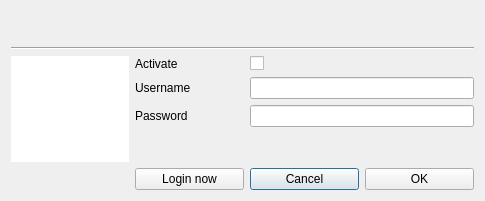
<?xml version="1.0" encoding="UTF-8"?>
<ui version="4.0">
 <class>GUI_LastFM_Dialog</class>
 <widget class="QDialog" name="GUI_LastFM_Dialog">
  <property name="geometry">
   <rect>
    <x>0</x>
    <y>0</y>
    <width>485</width>
    <height>201</height>
   </rect>
  </property>
  <property name="windowTitle">
   <string>Last.fm Preferences</string>
  </property>
  <layout class="QGridLayout" name="gridLayout">
   <item row="7" column="2">
    <widget class="QPushButton" name="btn_cancel">
     <property name="focusPolicy">
      <enum>Qt::StrongFocus</enum>
     </property>
     <property name="text">
      <string>Cancel</string>
     </property>
    </widget>
   </item>
   <item row="3" column="1">
    <widget class="QLabel" name="label_2">
     <property name="text">
      <string>Username</string>
     </property>
    </widget>
   </item>
   <item row="2" column="1">
    <widget class="QLabel" name="label_4">
     <property name="text">
      <string>Activate</string>
     </property>
    </widget>
   </item>
   <item row="4" column="1">
    <widget class="QLabel" name="label_3">
     <property name="text">
      <string>Password</string>
     </property>
    </widget>
   </item>
   <item row="7" column="1">
    <widget class="QPushButton" name="btn_login">
     <property name="text">
      <string>Login now</string>
     </property>
    </widget>
   </item>
   <item row="7" column="0">
    <widget class="QLabel" name="lab_status">
     <property name="text">
      <string/>
     </property>
    </widget>
   </item>
   <item row="7" column="3">
    <widget class="QPushButton" name="btn_ok">
     <property name="focusPolicy">
      <enum>Qt::StrongFocus</enum>
     </property>
     <property name="text">
      <string>OK</string>
     </property>
     <property name="shortcut">
      <string notr="true">Return</string>
     </property>
    </widget>
   </item>
   <item row="4" column="2" colspan="2">
    <widget class="QLineEdit" name="tf_password">
     <property name="echoMode">
      <enum>QLineEdit::Password</enum>
     </property>
    </widget>
   </item>
   <item row="2" column="2">
    <widget class="QCheckBox" name="cb_activate">
     <property name="focusPolicy">
      <enum>Qt::StrongFocus</enum>
     </property>
     <property name="layoutDirection">
      <enum>Qt::LeftToRight</enum>
     </property>
     <property name="text">
      <string/>
     </property>
    </widget>
   </item>
   <item row="3" column="2" colspan="2">
    <widget class="QLineEdit" name="tf_username"/>
   </item>
   <item row="2" column="0" rowspan="4">
    <widget class="QWidget" name="widget" native="true">
     <property name="styleSheet">
      <string notr="true">background-color: rgb(255, 255, 255);</string>
     </property>
     <layout class="QVBoxLayout" name="verticalLayout">
      <item>
       <widget class="QLabel" name="lab_image">
        <property name="minimumSize">
         <size>
          <width>100</width>
          <height>30</height>
         </size>
        </property>
        <property name="maximumSize">
         <size>
          <width>100</width>
          <height>30</height>
         </size>
        </property>
        <property name="text">
         <string/>
        </property>
        <property name="pixmap">
         <pixmap resource="../Resources/Icons.qrc">:/Icons/lastfm_logo.jpg</pixmap>
        </property>
        <property name="scaledContents">
         <bool>true</bool>
        </property>
       </widget>
      </item>
     </layout>
    </widget>
   </item>
   <item row="1" column="0" colspan="4">
    <widget class="Line" name="line">
     <property name="orientation">
      <enum>Qt::Horizontal</enum>
     </property>
    </widget>
   </item>
   <item row="0" column="0" colspan="4">
    <widget class="QLabel" name="lab_title">
     <property name="font">
      <font>
       <pointsize>11</pointsize>
       <weight>75</weight>
       <bold>true</bold>
      </font>
     </property>
     <property name="text">
      <string/>
     </property>
    </widget>
   </item>
  </layout>
 </widget>
 <tabstops>
  <tabstop>cb_activate</tabstop>
  <tabstop>tf_username</tabstop>
  <tabstop>tf_password</tabstop>
  <tabstop>btn_login</tabstop>
  <tabstop>btn_cancel</tabstop>
  <tabstop>btn_ok</tabstop>
 </tabstops>
 <resources>
  <include location="../Resources/Icons.qrc"/>
 </resources>
 <connections>
  <connection>
   <sender>btn_cancel</sender>
   <signal>clicked()</signal>
   <receiver>GUI_LastFM_Dialog</receiver>
   <slot>close()</slot>
   <hints>
    <hint type="sourcelabel">
     <x>319</x>
     <y>111</y>
    </hint>
    <hint type="destinationlabel">
     <x>239</x>
     <y>66</y>
    </hint>
   </hints>
  </connection>
 </connections>
</ui>
